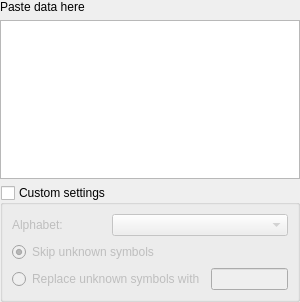
<?xml version="1.0" encoding="UTF-8"?>
<ui version="4.0">
 <class>SeqPasterWidget</class>
 <widget class="QWidget" name="SeqPasterWidget">
  <property name="geometry">
   <rect>
    <x>0</x>
    <y>0</y>
    <width>300</width>
    <height>302</height>
   </rect>
  </property>
  <property name="windowTitle">
   <string>Create annotation</string>
  </property>
  <layout class="QVBoxLayout" name="verticalLayout">
   <property name="margin">
    <number>0</number>
   </property>
   <item>
    <widget class="QLabel" name="label">
     <property name="text">
      <string>Paste data here</string>
     </property>
    </widget>
   </item>
   <item>
    <widget class="QPlainTextEdit" name="sequenceEdit">
     <property name="minimumSize">
      <size>
       <width>300</width>
       <height>150</height>
      </size>
     </property>
    </widget>
   </item>
   <item>
    <widget class="QGroupBox" name="groupBox">
     <property name="enabled">
      <bool>true</bool>
     </property>
     <property name="title">
      <string>Custom settings</string>
     </property>
     <property name="flat">
      <bool>false</bool>
     </property>
     <property name="checkable">
      <bool>true</bool>
     </property>
     <property name="checked">
      <bool>false</bool>
     </property>
     <layout class="QGridLayout" name="gridLayout">
      <item row="0" column="0">
       <widget class="QLabel" name="label_2">
        <property name="text">
         <string>Alphabet:</string>
        </property>
       </widget>
      </item>
      <item row="0" column="1" colspan="2">
       <widget class="QComboBox" name="alphabetBox"/>
      </item>
      <item row="1" column="0" colspan="2">
       <widget class="QRadioButton" name="skipRB">
        <property name="text">
         <string>Skip unknown symbols</string>
        </property>
        <property name="checked">
         <bool>true</bool>
        </property>
       </widget>
      </item>
      <item row="2" column="0" colspan="2">
       <widget class="QRadioButton" name="replaceRB">
        <property name="text">
         <string>Replace unknown symbols with</string>
        </property>
       </widget>
      </item>
      <item row="2" column="2">
       <widget class="QLineEdit" name="symbolToReplaceEdit">
        <property name="enabled">
         <bool>false</bool>
        </property>
        <property name="maxLength">
         <number>1</number>
        </property>
       </widget>
      </item>
     </layout>
    </widget>
   </item>
  </layout>
 </widget>
 <resources/>
 <connections>
  <connection>
   <sender>skipRB</sender>
   <signal>toggled(bool)</signal>
   <receiver>symbolToReplaceEdit</receiver>
   <slot>setDisabled(bool)</slot>
   <hints>
    <hint type="sourcelabel">
     <x>98</x>
     <y>191</y>
    </hint>
    <hint type="destinationlabel">
     <x>225</x>
     <y>216</y>
    </hint>
   </hints>
  </connection>
  <connection>
   <sender>replaceRB</sender>
   <signal>toggled(bool)</signal>
   <receiver>symbolToReplaceEdit</receiver>
   <slot>setEnabled(bool)</slot>
   <hints>
    <hint type="sourcelabel">
     <x>98</x>
     <y>216</y>
    </hint>
    <hint type="destinationlabel">
     <x>225</x>
     <y>216</y>
    </hint>
   </hints>
  </connection>
 </connections>
</ui>
